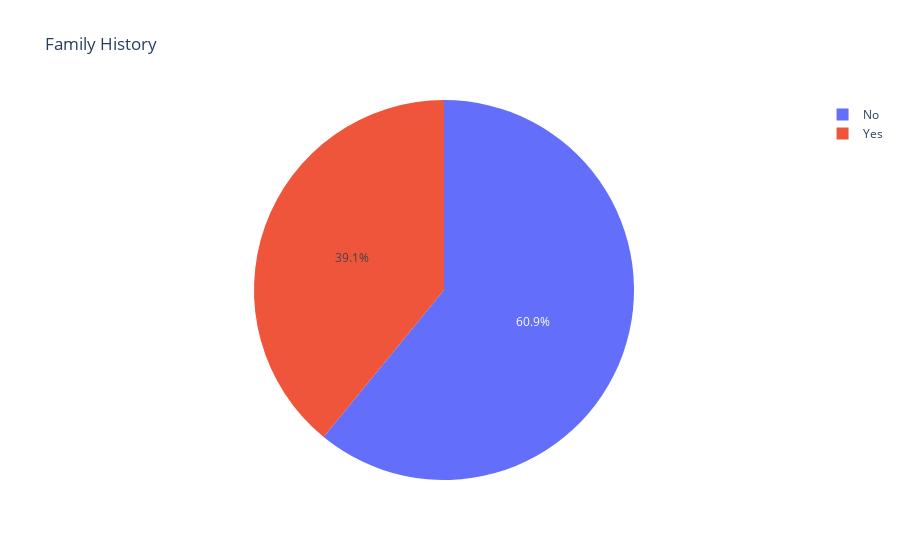

This figure's notebook cell:
### Code cell
fig= px.pie(fh,fh.index, fh.values,title ='Family History')
fig.show()

### Figure 1 — Plotly figure (JSON) as saved in the notebook; plotly's stock layout.template omitted (floating-point values rounded to 4 significant figures)
{"data": [{"domain": {"x": [0, 1], "y": [0, 1]}, "hovertemplate": "index=%{label}<br>value=%{value}<extra></extra>", "labels": ["No", "Yes"], "legendgroup": "", "name": "", "showlegend": true, "type": "pie", "values": [767, 492]}], "layout": {"legend": {"tracegroupgap": 0}, "title": {"text": "Family History"}}}
